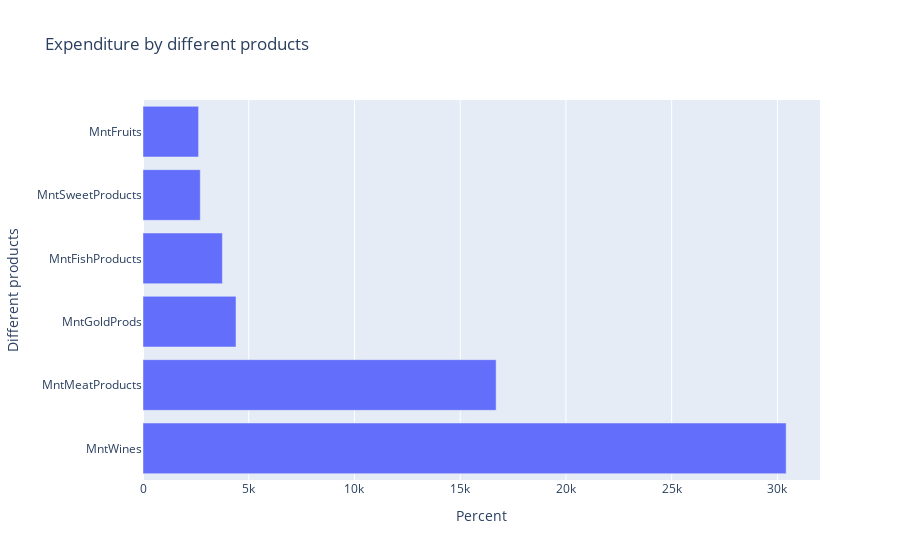

Notebook source saved alongside this figure:
### Markdown cell above
# Observation:
From the markeing campaign success rate shown that the response got the highest accepted amont the others.

### Code cell
#Expenditure by products
Mtnproduct=pd.DataFrame(df_m[[ 'MntWines', 'MntFruits',
       'MntMeatProducts', 'MntFishProducts', 'MntSweetProducts',
       'MntGoldProds']].mean()*100, 
                           columns=['Percent']).reset_index()
Mtnproduct
fig = px.bar(Mtnproduct,x='Percent',y='index',labels=dict(index='Different products',
                                        percent='Expenditure  (%)'),title="Expenditure by different products")
fig.update_layout(barmode='stack', yaxis={'categoryorder':'total descending'})

### Figure 1 — Plotly figure (JSON) as saved in the notebook; plotly's stock layout.template omitted (floating-point values rounded to 4 significant figures)
{"data": [{"alignmentgroup": "True", "hovertemplate": "Percent=%{x}<br>Different products=%{y}<extra></extra>", "legendgroup": "", "marker": {"color": "#636efa"}, "name": "", "offsetgroup": "", "orientation": "h", "showlegend": false, "textposition": "auto", "type": "bar", "x": [30410.0, 2628.0, 16700.0, 3754.0, 2708.0, 4398.0], "xaxis": "x", "y": ["MntWines", "MntFruits", "MntMeatProducts", "MntFishProducts", "MntSweetProducts", "MntGoldProds"], "yaxis": "y"}], "layout": {"barmode": "stack", "legend": {"tracegroupgap": 0}, "title": {"text": "Expenditure by different products"}, "xaxis": {"anchor": "y", "domain": [0, 1], "title": {"text": "Percent"}}, "yaxis": {"anchor": "x", "categoryorder": "total descending", "domain": [0, 1], "title": {"text": "Different products"}}}}
